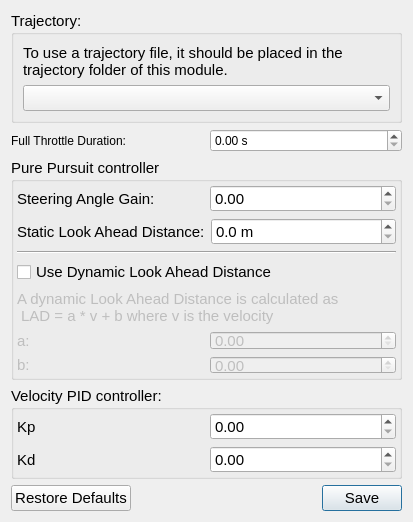
<?xml version="1.0" encoding="UTF-8"?>
<ui version="4.0">
 <class>Dialog</class>
 <widget class="QDialog" name="Dialog">
  <property name="geometry">
   <rect>
    <x>0</x>
    <y>0</y>
    <width>413</width>
    <height>500</height>
   </rect>
  </property>
  <property name="windowTitle">
   <string>Keyboard Settings</string>
  </property>
  <layout class="QVBoxLayout" name="verticalLayout">
   <item>
    <widget class="QGroupBox" name="groupBox">
     <property name="font">
      <font>
       <pointsize>11</pointsize>
      </font>
     </property>
     <property name="title">
      <string>Trajectory:</string>
     </property>
     <layout class="QVBoxLayout" name="verticalLayout_3">
      <item>
       <widget class="QLabel" name="label_3">
        <property name="text">
         <string>To use a trajectory file, it should be placed in the trajectory folder of this module.</string>
        </property>
        <property name="wordWrap">
         <bool>true</bool>
        </property>
       </widget>
      </item>
      <item>
       <widget class="QComboBox" name="trajectoryComboBox"/>
      </item>
     </layout>
    </widget>
   </item>
   <item>
    <layout class="QHBoxLayout" name="horizontalLayout_3">
     <item>
      <widget class="QLabel" name="label_5">
       <property name="text">
        <string>Full Throttle Duration:</string>
       </property>
      </widget>
     </item>
     <item>
      <widget class="QDoubleSpinBox" name="durationDoubleSpinBox">
       <property name="suffix">
        <string> s</string>
       </property>
       <property name="maximum">
        <double>1000.000000000000000</double>
       </property>
      </widget>
     </item>
    </layout>
   </item>
   <item>
    <widget class="QGroupBox" name="groupBox_2">
     <property name="sizePolicy">
      <sizepolicy hsizetype="Preferred" vsizetype="Expanding">
       <horstretch>0</horstretch>
       <verstretch>0</verstretch>
      </sizepolicy>
     </property>
     <property name="font">
      <font>
       <pointsize>11</pointsize>
       <weight>50</weight>
       <bold>false</bold>
      </font>
     </property>
     <property name="title">
      <string>Pure Pursuit controller:</string>
     </property>
     <layout class="QVBoxLayout" name="verticalLayout_2">
      <property name="leftMargin">
       <number>3</number>
      </property>
      <property name="topMargin">
       <number>3</number>
      </property>
      <property name="rightMargin">
       <number>3</number>
      </property>
      <property name="bottomMargin">
       <number>3</number>
      </property>
      <item>
       <layout class="QHBoxLayout" name="horizontalLayout_2">
        <item>
         <widget class="QLabel" name="label_4">
          <property name="text">
           <string>Steering Angle Gain:</string>
          </property>
         </widget>
        </item>
        <item>
         <widget class="QDoubleSpinBox" name="steeringGainDoubleSpinBox">
          <property name="suffix">
           <string/>
          </property>
          <property name="singleStep">
           <double>0.100000000000000</double>
          </property>
         </widget>
        </item>
       </layout>
      </item>
      <item>
       <layout class="QHBoxLayout" name="horizontalLayout">
        <item>
         <widget class="QLabel" name="staticLADLabel">
          <property name="text">
           <string>Static Look Ahead Distance:</string>
          </property>
         </widget>
        </item>
        <item>
         <widget class="QDoubleSpinBox" name="staticLADDoubleSpinBox">
          <property name="suffix">
           <string> m</string>
          </property>
          <property name="decimals">
           <number>1</number>
          </property>
          <property name="maximum">
           <double>1000.000000000000000</double>
          </property>
         </widget>
        </item>
       </layout>
      </item>
      <item>
       <widget class="Line" name="line">
        <property name="orientation">
         <enum>Qt::Horizontal</enum>
        </property>
       </widget>
      </item>
      <item>
       <widget class="QCheckBox" name="dynamicLADCheckBox">
        <property name="text">
         <string>Use Dynamic Look Ahead Distance</string>
        </property>
       </widget>
      </item>
      <item>
       <widget class="QLabel" name="LADExplanationLabel">
        <property name="enabled">
         <bool>false</bool>
        </property>
        <property name="text">
         <string>A dynamic Look Ahead Distance is calculated as 
 LAD = a * v + b where v is the velocity </string>
        </property>
        <property name="wordWrap">
         <bool>true</bool>
        </property>
       </widget>
      </item>
      <item>
       <layout class="QGridLayout" name="gridLayout">
        <item row="0" column="0">
         <widget class="QLabel" name="aLabel">
          <property name="enabled">
           <bool>false</bool>
          </property>
          <property name="text">
           <string>a: </string>
          </property>
         </widget>
        </item>
        <item row="0" column="1">
         <widget class="QDoubleSpinBox" name="aDoubleSpinBox">
          <property name="enabled">
           <bool>false</bool>
          </property>
          <property name="suffix">
           <string/>
          </property>
          <property name="singleStep">
           <double>0.100000000000000</double>
          </property>
         </widget>
        </item>
        <item row="1" column="0">
         <widget class="QLabel" name="bLabel">
          <property name="enabled">
           <bool>false</bool>
          </property>
          <property name="text">
           <string>b:</string>
          </property>
         </widget>
        </item>
        <item row="1" column="1">
         <widget class="QDoubleSpinBox" name="bDoubleSpinBox">
          <property name="enabled">
           <bool>false</bool>
          </property>
          <property name="suffix">
           <string/>
          </property>
          <property name="singleStep">
           <double>0.100000000000000</double>
          </property>
         </widget>
        </item>
       </layout>
      </item>
     </layout>
    </widget>
   </item>
   <item>
    <widget class="QGroupBox" name="button_groupbox">
     <property name="sizePolicy">
      <sizepolicy hsizetype="Preferred" vsizetype="Minimum">
       <horstretch>0</horstretch>
       <verstretch>0</verstretch>
      </sizepolicy>
     </property>
     <property name="font">
      <font>
       <pointsize>11</pointsize>
       <weight>50</weight>
       <bold>false</bold>
      </font>
     </property>
     <property name="title">
      <string>Velocity PID controller:</string>
     </property>
     <layout class="QGridLayout" name="gridLayout_5">
      <property name="leftMargin">
       <number>3</number>
      </property>
      <property name="topMargin">
       <number>3</number>
      </property>
      <property name="rightMargin">
       <number>3</number>
      </property>
      <property name="bottomMargin">
       <number>3</number>
      </property>
      <item row="1" column="0">
       <widget class="QLabel" name="label_2">
        <property name="font">
         <font>
          <pointsize>11</pointsize>
          <weight>50</weight>
          <bold>false</bold>
         </font>
        </property>
        <property name="text">
         <string>Kd</string>
        </property>
       </widget>
      </item>
      <item row="0" column="0">
       <widget class="QLabel" name="label">
        <property name="font">
         <font>
          <pointsize>11</pointsize>
          <weight>50</weight>
          <bold>false</bold>
         </font>
        </property>
        <property name="text">
         <string>Kp</string>
        </property>
       </widget>
      </item>
      <item row="0" column="1">
       <widget class="QDoubleSpinBox" name="kpDoubleSpinBox">
        <property name="singleStep">
         <double>0.100000000000000</double>
        </property>
       </widget>
      </item>
      <item row="1" column="1">
       <widget class="QDoubleSpinBox" name="kdDoubleSpinBox">
        <property name="singleStep">
         <double>0.100000000000000</double>
        </property>
       </widget>
      </item>
     </layout>
    </widget>
   </item>
   <item>
    <widget class="QDialogButtonBox" name="button_box_settings">
     <property name="font">
      <font>
       <pointsize>11</pointsize>
       <weight>50</weight>
       <bold>false</bold>
      </font>
     </property>
     <property name="orientation">
      <enum>Qt::Horizontal</enum>
     </property>
     <property name="standardButtons">
      <set>QDialogButtonBox::RestoreDefaults|QDialogButtonBox::Save</set>
     </property>
    </widget>
   </item>
  </layout>
 </widget>
 <resources/>
 <connections>
  <connection>
   <sender>button_box_settings</sender>
   <signal>accepted()</signal>
   <receiver>Dialog</receiver>
   <slot>accept()</slot>
   <hints>
    <hint type="sourcelabel">
     <x>248</x>
     <y>254</y>
    </hint>
    <hint type="destinationlabel">
     <x>157</x>
     <y>274</y>
    </hint>
   </hints>
  </connection>
  <connection>
   <sender>button_box_settings</sender>
   <signal>rejected()</signal>
   <receiver>Dialog</receiver>
   <slot>reject()</slot>
   <hints>
    <hint type="sourcelabel">
     <x>316</x>
     <y>260</y>
    </hint>
    <hint type="destinationlabel">
     <x>286</x>
     <y>274</y>
    </hint>
   </hints>
  </connection>
 </connections>
</ui>
